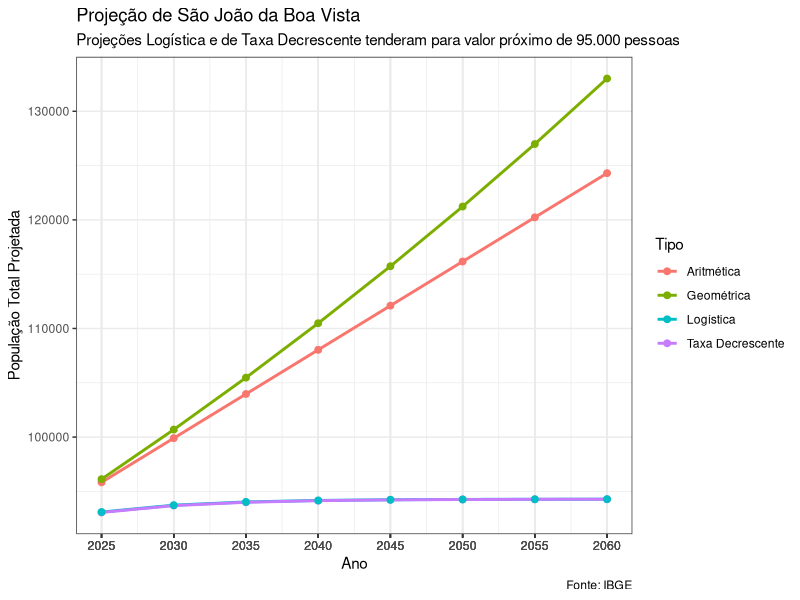
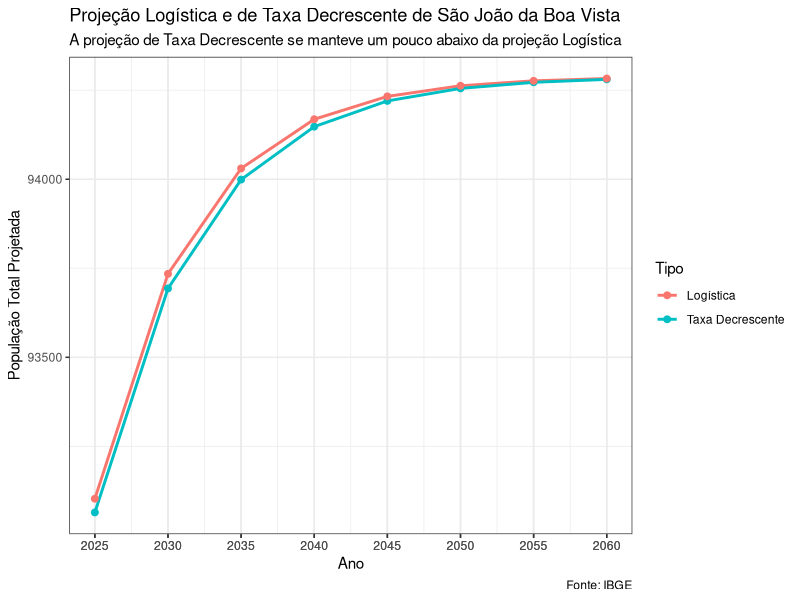
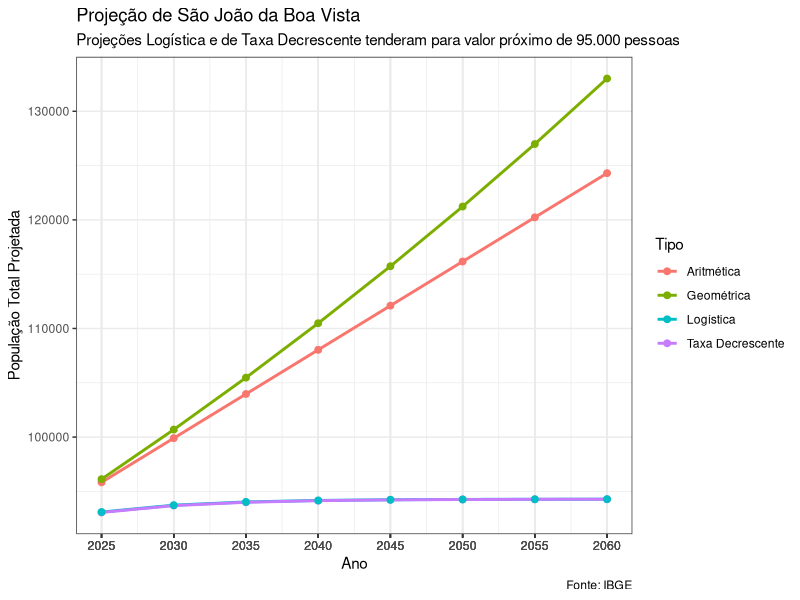
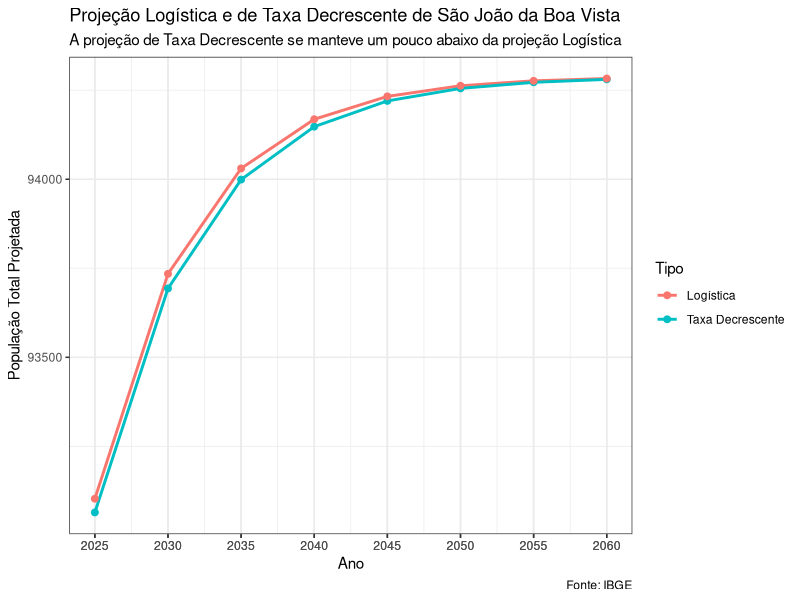

Write the R code that produced these figures, in order.
projecao_aritmetica <- function(p0,p2,t0,t2,t_proj){
  K_a <- (p2 - p0)/(t2-t0)
  print(K_a)
  pop_estimada <- p0 + K_a * (t_proj - t0)
  return(pop_estimada)
}

projecao_geometrica <- function(p0,p2,t0,t2,t_proj){
  K_g <- (log(p2) - log(p0))/(t2-t0)
  print(K_g)
  pop_estimada <- p0 * exp(K_g * (t_proj - t0))
  return(pop_estimada)
}

projecao_decrescente <- function(p0,p1,p2,t0,t2,t_proj){
  P_s <- (2*p0*p1*p2 - p1^2 * (p0+p2))/(p0*p2 - p1^2)
  print(P_s)
  K_d <- (-log((P_s - p2)/(P_s - p0)))/(t2 - t0)
  print(K_d)
  pop_estimada <- p0 + ((P_s - p0)*(1 - exp(-K_d*(t_proj - t0))))
  return(pop_estimada)
}

projecao_logistica <- function(p0,p1,p2,t0,t1,t2,t_proj){
  P_s <- (2*p0*p1*p2 - p1^2 * (p0+p2))/(p0*p2 - p1^2)
  print(P_s)
  c <- (P_s - p0)/p0
  print(c)
  K_l <- (1/(t2 - t1))*log((p0*(P_s - p1))/(p1*(P_s - p0)))
  print(K_l)
  pop_estimada <- P_s/(1 + (c*exp(K_l*(t_proj - t0))))
  return(pop_estimada)
}

#Definindo dados observados

pop_2010 <- 83639
t0 <- 2010

pop_2015 <- 89027
t1 <- 2015

pop_2020 <- 91771
t2 <- 2020

vetor_pop <- c(pop_2010, pop_2015, pop_2020)

vetor_anos <- c(seq(2025, 2060, 5))

#Calculando estimativas para cada ano e cada projecao especifica

proj_arit <- proj_geo <- proj_dec <- proj_log <- NULL

for (ii in vetor_anos) {
  proj_arit <- c(proj_arit,
                 projecao_aritmetica(pop_2010, pop_2020, t0, t2, ii))
  proj_geo <- c(proj_geo,
                projecao_geometrica(pop_2010, pop_2020, t0, t2, ii))
  proj_dec <- c(proj_dec,
                projecao_decrescente(pop_2010, pop_2015, pop_2020, t0, t2, ii))
  proj_log <- c(proj_log,
                projecao_logistica(pop_2010, pop_2015, pop_2020, t0, t1, t2, ii))
}

# Apresentando resultados em tabela

tabela_anos <- data.frame(vetor_anos,
                          proj_arit,
                          proj_geo, 
                          proj_dec,
                          proj_log)

knitr::kable(tabela_anos,
             col.names = c("Ano", "Aritmética", "Geométrica",
                           "Taxa Decrescente", "Projeção Logística"),
             "latex")

# Apresentando resultados em grafico

library(ggplot2)

## Arrumando dados em formato tidy

Tipo <- c(rep("Aritmética", 8), rep("Geométrica", 8),
          rep("Taxa Decrescente", 8), rep("Logística", 8))

valores_proj <- c(proj_arit, proj_geo, proj_dec, proj_log)

anos <- rep(vetor_anos, 4)

tabela_grafico_tidy <- data.frame(Tipo,
                                  valores_proj,
                                  anos)

ggplot(data=tabela_grafico_tidy, aes(x=anos, y=valores_proj,
                                     group=Tipo, color=Tipo))+
  geom_line(size=1)+
  geom_point(size=2)+
  scale_x_continuous(breaks=anos)+
  labs(x="Ano", y="População Total Projetada",
       title="Projeção de São João da Boa Vista",
       subtitle="Projeções Logística e de Taxa Decrescente tenderam para valor próximo de 95.000 pessoas",
       caption="Fonte: IBGE")+
  theme_bw()

ggsave("imagens/proj-completa.png", dpi=300)

#Grafico para projecao logistica e taxa decrescente apenas

##Arrumando dados

Tipo <- c(rep("Taxa Decrescente", 8), rep("Logística", 8))

valores_proj <- c(proj_dec, proj_log)

anos <- rep(vetor_anos, 2)

tabela_grafico_tidy <- data.frame(Tipo,
                                  valores_proj,
                                  anos)

ggplot(data=tabela_grafico_tidy, aes(x=anos, y=valores_proj,
                                     group=Tipo, color=Tipo))+
  geom_line(size=1)+
  geom_point(size=2)+
  scale_x_continuous(breaks=anos)+
  labs(x="Ano", y="População Total Projetada",
       title="Projeção Logística e de Taxa Decrescente de São João da Boa Vista",
       subtitle="A projeção de Taxa Decrescente se manteve um pouco abaixo da projeção Logística",
       caption="Fonte: IBGE")+
  theme_bw()

ggsave("imagens/proj-dec-log.png", dpi=300)
